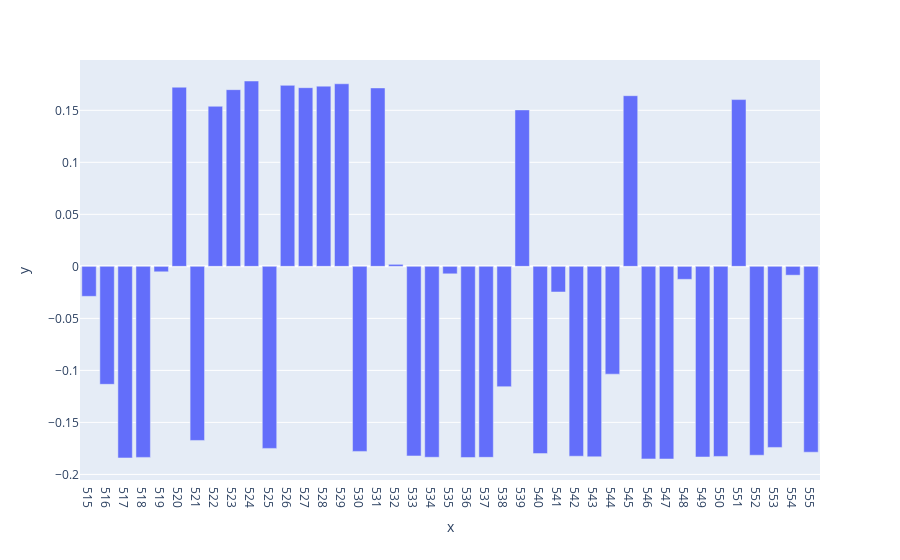

Notebook source saved alongside this figure:
### Markdown cell above
Using SVD and PCA, we can clearly see a separation between the red dots (Republican) and blue dots (Deomcrat).

<!-- ### Analysis: Regular Voters

Not everyone voted all the time. Let's examine the frequency of voting.
First, let's recompute the pivot table where we only consider Yes/No votes, and ignore records with "No Vote" or other entries.

#| code-fold: true

vote_2d["num votes"] = votes[votes["vote"].isin(["Yes", "No"])].groupby("member").size()
vote_2d.dropna(inplace=True)
vote_2d.head()
``` -->

### Exploring the Principal Components
We can also look at $V^T$ directly to try to gain insight into why each component is as it is.

````{dropdown} Click to see the code
:open: false
```python
fig_eig = px.bar(x=vote_pivot_centered.columns, y=vt[0, :])
# extract the trace from the figure
fig_eig.show()
```

````

### Code cell
fig_eig = px.bar(x=vote_pivot_centered.columns, y=vt[0, :])
# extract the trace from the figure
fig_eig.show()

### Figure 1 — Plotly figure (JSON) as saved in the notebook; plotly's stock layout.template omitted (floating-point values rounded to 4 significant figures)
{"data": [{"hovertemplate": "x=%{x}<br>y=%{y}<extra></extra>", "legendgroup": "", "marker": {"color": "#636efa", "pattern": {"shape": ""}}, "name": "", "orientation": "v", "showlegend": false, "textposition": "auto", "type": "bar", "x": ["515", "516", "517", "518", "519", "520", "521", "522", "523", "524", "525", "526", "527", "528", "529", "530", "531", "532", "533", "534", "535", "536", "537", "538", "539", "540", "541", "542", "543", "544", "545", "546", "547", "548", "549", "550", "551", "552", "553", "554", "555"], "xaxis": "x", "y": [-0.02883, -0.1134, -0.1842, -0.1836, -0.005224, 0.1722, -0.1673, 0.1539, 0.1698, 0.1782, -0.175, 0.174, 0.1717, 0.1732, 0.1755, -0.1779, 0.1715, 0.001933, -0.1822, -0.1835, -0.007172, -0.1837, -0.1836, -0.1156, 0.1504, -0.18, -0.02465, -0.1825, -0.1831, -0.1036, 0.1641, -0.1851, -0.1852, -0.01248, -0.1832, -0.1827, 0.1603, -0.1815, -0.1741, -0.008489, -0.1786], "yaxis": "y"}], "layout": {"barmode": "relative", "legend": {"tracegroupgap": 0}, "margin": {"t": 60}, "xaxis": {"anchor": "y", "domain": [0, 1], "title": {"text": "x"}}, "yaxis": {"anchor": "x", "domain": [0, 1], "title": {"text": "y"}}}}
